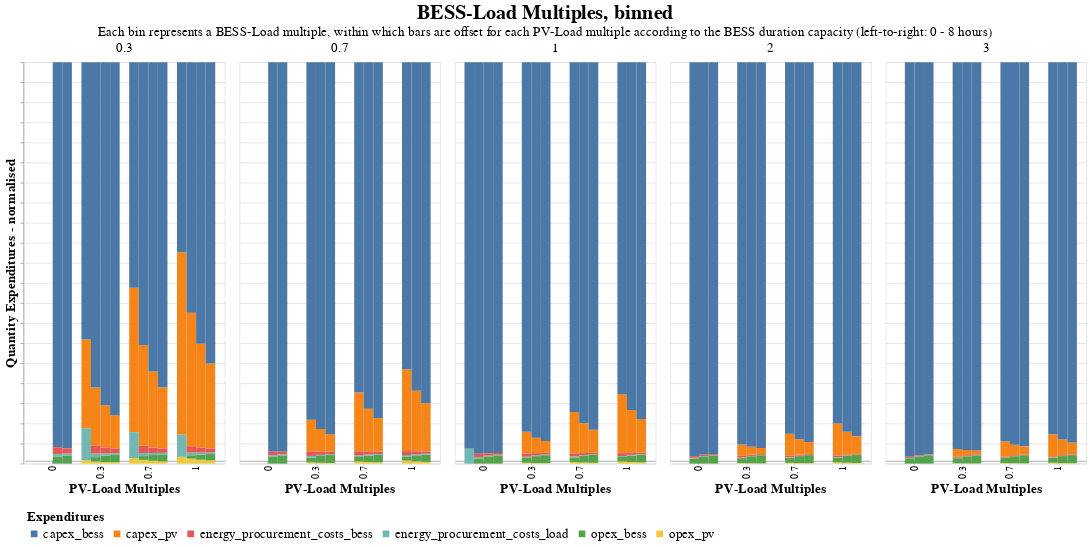

Notebook code cell kept with this figure:
### Code cell
# Select only the columns of interest
columns_of_interest = ['PV_Load_M', 'BESS_Load_M', 'T_BESS', 'capex_pv', 'capex_bess', 'opex_pv', 'opex_bess', 'energy_procurement_costs_load', 'energy_procurement_costs_bess']
subset_data = results_econ[columns_of_interest]

# Melt the DataFrame to long format
melted_data = subset_data.melt(id_vars=['PV_Load_M', 'BESS_Load_M', 'T_BESS'], var_name='source', value_name='value')

# Plot stacked bar chart
quant= alt.Chart(
    melted_data,
    title= alt.TitleParams(
        text= 'BESS-Load Multiples, binned',
        subtitle= 'Each bin represents a BESS-Load multiple, within which bars are offset for each PV-Load multiple according to the BESS duration capacity (left-to-right: 0 - 8 hours)',
        anchor= 'middle',
        fontSize= 30,
        subtitleFontSize= 20
    )
).mark_bar().encode(
    x=alt.X('PV_Load_M:O', title='PV-Load Multiples', axis=alt.Axis(offset= -5)),
    #x2=alt.X2('PV_Load_M:O', title='PV-Load Multiple'),# axis=alt.Axis(offset=-5)),
    #x=alt.X('T_BESS:N', title= 'BESS Duration', axis= alt.Axis(offset= -5)),
    xOffset= 'T_BESS:N',
    y=alt.Y('sum(value):Q', title='Quantity Expenditures - normalised', axis= alt.Axis(labels= False)).stack('normalize'),
    color=alt.Color('source:N', legend= alt.Legend(title= 'Expenditures')),
    column= alt.Column('BESS_Load_M:N', title= '', header= alt.Header(labelFontSize= 20)),
    tooltip=['PV_Load_M', 'BESS_Load_M', 'T_BESS', 'source', 'value'],
    #size= alt.Size('T_BESS:Q').scale(domain= (-0.1, 2)),
    
).properties(
    width=300,
    height=600
).configure_axis(
    labelFontSize= 15,
    titleFontSize= 20,
).configure_legend(
    labelFontSize= 20,
    titleFontSize= 20,
    labelLimit= 400,
    orient= 'bottom',
    padding= 5
)
# num= alt.Chart(melted_data).mark_bar().encode(
#     x=alt.X('PV_Load_M:O', title='PV-Load Multiple', axis=alt.Axis(offset=-5)),
#     y=alt.Y('sum(value):Q', title='Quantity'),
#     color='source:N',
#     column= alt.Column('BESS_Load_M:N', title= 'BESS-Load Multiple, binned'),
#     tooltip=['PV_Load_M', 'BESS_Load_M', 'source', 'value'],
#     size= alt.Size('T_BESS:N').scale(domain= (-0.1, 2))
# ).properties(
#     width=300,
#     height=600
# )

quant

### Figure 1 — Vega-Lite specification as saved in the notebook (floating-point values rounded to 4 significant figures; data arrays with more than 128 entries replaced by an {"elided": "..."} marker saying what was removed)
{"config": {"view": {"continuousWidth": 300, "continuousHeight": 300}, "axis": {"labelFontSize": 15, "titleFontSize": 20}, "legend": {"labelFontSize": 20, "labelLimit": 400, "orient": "bottom", "padding": 5, "titleFontSize": 20}}, "data": {"name": "data-844b04ecf1a82b03a2ffd6f483baca04"}, "mark": {"type": "bar"}, "encoding": {"color": {"field": "source", "legend": {"title": "Expenditures"}, "type": "nominal"}, "column": {"field": "BESS_Load_M", "header": {"labelFontSize": 20}, "title": "", "type": "nominal"}, "tooltip": [{"field": "PV_Load_M", "type": "quantitative"}, {"field": "BESS_Load_M", "type": "quantitative"}, {"field": "T_BESS", "type": "quantitative"}, {"field": "source", "type": "nominal"}, {"field": "value", "type": "quantitative"}], "x": {"axis": {"offset": -5}, "field": "PV_Load_M", "title": "PV-Load Multiples", "type": "ordinal"}, "xOffset": {"field": "T_BESS", "type": "nominal"}, "y": {"aggregate": "sum", "axis": {"labels": false}, "field": "value", "stack": "normalize", "title": "Quantity Expenditures - normalised", "type": "quantitative"}}, "height": 600, "title": {"text": "BESS-Load Multiples, binned", "anchor": "middle", "fontSize": 30, "subtitle": "Each bin represents a BESS-Load multiple, within which bars are offset for each PV-Load multiple according to the BESS duration capacity (left-to-right: 0 - 8 hours)", "subtitleFontSize": 20}, "width": 300, "$schema": "https://vega.github.io/schema/vega-lite/v5.8.0.json", "datasets": {"data-844b04ecf1a82b03a2ffd6f483baca04": {"elided": "372 records"}}}
